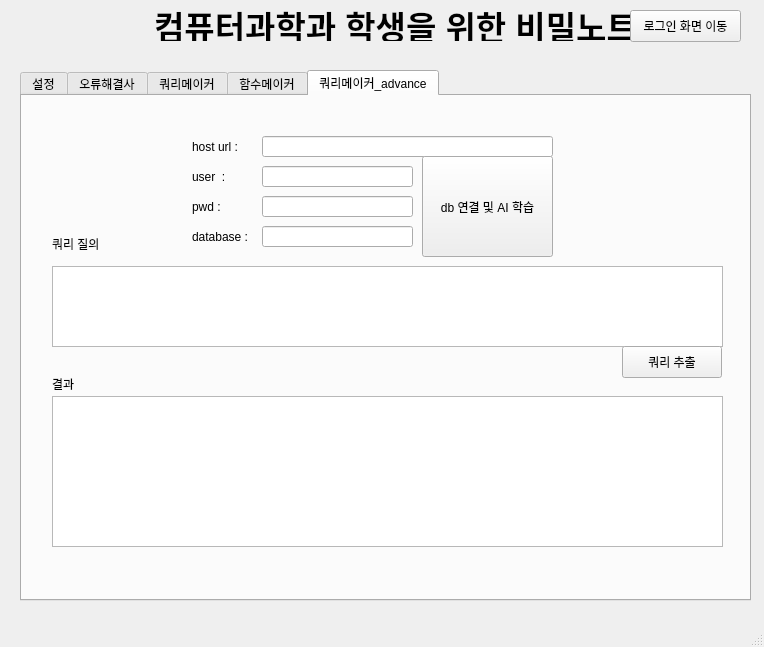
<?xml version="1.0" encoding="UTF-8"?>
<ui version="4.0">
 <class>MainWindow</class>
 <widget class="QMainWindow" name="MainWindow">
  <property name="geometry">
   <rect>
    <x>0</x>
    <y>0</y>
    <width>764</width>
    <height>647</height>
   </rect>
  </property>
  <property name="windowTitle">
   <string>MainWindow</string>
  </property>
  <widget class="QWidget" name="centralwidget">
   <widget class="QLabel" name="label_5">
    <property name="geometry">
     <rect>
      <x>60</x>
      <y>10</y>
      <width>671</width>
      <height>31</height>
     </rect>
    </property>
    <property name="font">
     <font>
      <pointsize>25</pointsize>
      <bold>true</bold>
     </font>
    </property>
    <property name="text">
     <string>컴퓨터과학과 학생을 위한 비밀노트</string>
    </property>
    <property name="alignment">
     <set>Qt::AlignCenter</set>
    </property>
   </widget>
   <widget class="QStackedWidget" name="stackedWidget_main">
    <property name="geometry">
     <rect>
      <x>10</x>
      <y>50</y>
      <width>741</width>
      <height>551</height>
     </rect>
    </property>
    <property name="currentIndex">
     <number>2</number>
    </property>
    <widget class="QWidget" name="page_3">
     <widget class="QLabel" name="label_17">
      <property name="geometry">
       <rect>
        <x>180</x>
        <y>70</y>
        <width>391</width>
        <height>41</height>
       </rect>
      </property>
      <property name="font">
       <font>
        <pointsize>20</pointsize>
       </font>
      </property>
      <property name="text">
       <string>로그인</string>
      </property>
      <property name="alignment">
       <set>Qt::AlignCenter</set>
      </property>
     </widget>
     <widget class="QLabel" name="label_18">
      <property name="geometry">
       <rect>
        <x>290</x>
        <y>130</y>
        <width>58</width>
        <height>21</height>
       </rect>
      </property>
      <property name="text">
       <string>아이디 :</string>
      </property>
     </widget>
     <widget class="QLabel" name="label_19">
      <property name="geometry">
       <rect>
        <x>280</x>
        <y>160</y>
        <width>58</width>
        <height>21</height>
       </rect>
      </property>
      <property name="text">
       <string>비밀번호 :</string>
      </property>
     </widget>
     <widget class="QLineEdit" name="lineEdit_id">
      <property name="geometry">
       <rect>
        <x>352</x>
        <y>130</y>
        <width>131</width>
        <height>21</height>
       </rect>
      </property>
     </widget>
     <widget class="QLineEdit" name="lineEdit_pwd">
      <property name="geometry">
       <rect>
        <x>352</x>
        <y>160</y>
        <width>131</width>
        <height>21</height>
       </rect>
      </property>
      <property name="echoMode">
       <enum>QLineEdit::Password</enum>
      </property>
      <property name="clearButtonEnabled">
       <bool>false</bool>
      </property>
     </widget>
     <widget class="QPushButton" name="pushButton_login">
      <property name="geometry">
       <rect>
        <x>280</x>
        <y>200</y>
        <width>201</width>
        <height>41</height>
       </rect>
      </property>
      <property name="text">
       <string>로그인</string>
      </property>
     </widget>
     <widget class="QPushButton" name="pushButton_signup">
      <property name="geometry">
       <rect>
        <x>280</x>
        <y>240</y>
        <width>201</width>
        <height>41</height>
       </rect>
      </property>
      <property name="text">
       <string>회원가입</string>
      </property>
     </widget>
    </widget>
    <widget class="QWidget" name="page_5">
     <widget class="QLabel" name="label_11">
      <property name="geometry">
       <rect>
        <x>300</x>
        <y>60</y>
        <width>161</width>
        <height>31</height>
       </rect>
      </property>
      <property name="font">
       <font>
        <pointsize>20</pointsize>
       </font>
      </property>
      <property name="text">
       <string>회원가입</string>
      </property>
      <property name="alignment">
       <set>Qt::AlignCenter</set>
      </property>
     </widget>
     <widget class="QLabel" name="label_20">
      <property name="geometry">
       <rect>
        <x>250</x>
        <y>110</y>
        <width>58</width>
        <height>16</height>
       </rect>
      </property>
      <property name="text">
       <string>아이디 : </string>
      </property>
     </widget>
     <widget class="QLabel" name="label_21">
      <property name="geometry">
       <rect>
        <x>250</x>
        <y>140</y>
        <width>58</width>
        <height>16</height>
       </rect>
      </property>
      <property name="text">
       <string>패스워드 :</string>
      </property>
     </widget>
     <widget class="QLabel" name="label_22">
      <property name="geometry">
       <rect>
        <x>250</x>
        <y>170</y>
        <width>58</width>
        <height>16</height>
       </rect>
      </property>
      <property name="text">
       <string>이메일 :</string>
      </property>
     </widget>
     <widget class="QLineEdit" name="lineEdit_sign_id">
      <property name="geometry">
       <rect>
        <x>320</x>
        <y>110</y>
        <width>113</width>
        <height>21</height>
       </rect>
      </property>
     </widget>
     <widget class="QLineEdit" name="lineEdit_sign_pwd">
      <property name="geometry">
       <rect>
        <x>320</x>
        <y>140</y>
        <width>113</width>
        <height>21</height>
       </rect>
      </property>
     </widget>
     <widget class="QLineEdit" name="lineEdit_sign_email">
      <property name="geometry">
       <rect>
        <x>320</x>
        <y>170</y>
        <width>113</width>
        <height>21</height>
       </rect>
      </property>
     </widget>
     <widget class="QLabel" name="label_23">
      <property name="geometry">
       <rect>
        <x>440</x>
        <y>170</y>
        <width>91</width>
        <height>21</height>
       </rect>
      </property>
      <property name="text">
       <string>@knou.ac.kr</string>
      </property>
     </widget>
     <widget class="QPushButton" name="pushButton_signup_comp">
      <property name="geometry">
       <rect>
        <x>270</x>
        <y>220</y>
        <width>211</width>
        <height>41</height>
       </rect>
      </property>
      <property name="text">
       <string>완료</string>
      </property>
     </widget>
     <widget class="QPushButton" name="pushButton_chk_btn">
      <property name="geometry">
       <rect>
        <x>440</x>
        <y>100</y>
        <width>61</width>
        <height>41</height>
       </rect>
      </property>
      <property name="text">
       <string>중복확인</string>
      </property>
     </widget>
    </widget>
    <widget class="QWidget" name="page_4">
     <widget class="QTabWidget" name="tabWidget">
      <property name="enabled">
       <bool>true</bool>
      </property>
      <property name="geometry">
       <rect>
        <x>10</x>
        <y>20</y>
        <width>731</width>
        <height>531</height>
       </rect>
      </property>
      <property name="currentIndex">
       <number>4</number>
      </property>
      <widget class="QWidget" name="tab_2">
       <attribute name="title">
        <string>설정</string>
       </attribute>
       <widget class="QLineEdit" name="lineEdit_apikey">
        <property name="geometry">
         <rect>
          <x>210</x>
          <y>80</y>
          <width>271</width>
          <height>31</height>
         </rect>
        </property>
       </widget>
       <widget class="QLabel" name="label">
        <property name="geometry">
         <rect>
          <x>100</x>
          <y>80</y>
          <width>101</width>
          <height>31</height>
         </rect>
        </property>
        <property name="text">
         <string>openAI api-key : </string>
        </property>
       </widget>
       <widget class="QLabel" name="label_2">
        <property name="geometry">
         <rect>
          <x>260</x>
          <y>20</y>
          <width>221</width>
          <height>21</height>
         </rect>
        </property>
        <property name="font">
         <font>
          <pointsize>20</pointsize>
          <bold>true</bold>
         </font>
        </property>
        <property name="text">
         <string>Chat GPT 환경설정</string>
        </property>
        <property name="alignment">
         <set>Qt::AlignCenter</set>
        </property>
       </widget>
       <widget class="QPushButton" name="pushButton_save_api">
        <property name="geometry">
         <rect>
          <x>270</x>
          <y>190</y>
          <width>151</width>
          <height>41</height>
         </rect>
        </property>
        <property name="text">
         <string>저장</string>
        </property>
       </widget>
       <widget class="QLabel" name="label_16">
        <property name="geometry">
         <rect>
          <x>100</x>
          <y>140</y>
          <width>101</width>
          <height>31</height>
         </rect>
        </property>
        <property name="text">
         <string>openAI model  : </string>
        </property>
       </widget>
       <widget class="QComboBox" name="comboBox">
        <property name="geometry">
         <rect>
          <x>210</x>
          <y>140</y>
          <width>281</width>
          <height>32</height>
         </rect>
        </property>
        <item>
         <property name="text">
          <string>[chatgpt 3.5] text-davinci-003</string>
         </property>
        </item>
        <item>
         <property name="text">
          <string>[chatgpt 3.5] gpt-3.5-turbo</string>
         </property>
        </item>
       </widget>
       <widget class="QStackedWidget" name="stackedWidget">
        <property name="geometry">
         <rect>
          <x>-10</x>
          <y>-40</y>
          <width>120</width>
          <height>80</height>
         </rect>
        </property>
        <widget class="QWidget" name="page"/>
        <widget class="QWidget" name="page_2"/>
       </widget>
      </widget>
      <widget class="QWidget" name="tab">
       <attribute name="title">
        <string>오류해결사</string>
       </attribute>
       <widget class="QPlainTextEdit" name="plainTextEdit_err">
        <property name="geometry">
         <rect>
          <x>20</x>
          <y>30</y>
          <width>691</width>
          <height>191</height>
         </rect>
        </property>
       </widget>
       <widget class="QLabel" name="label_3">
        <property name="geometry">
         <rect>
          <x>20</x>
          <y>10</y>
          <width>58</width>
          <height>16</height>
         </rect>
        </property>
        <property name="text">
         <string>오류 코드</string>
        </property>
       </widget>
       <widget class="QPushButton" name="pushButton_err_sol">
        <property name="geometry">
         <rect>
          <x>569</x>
          <y>220</y>
          <width>141</width>
          <height>32</height>
         </rect>
        </property>
        <property name="text">
         <string>오류 분석</string>
        </property>
       </widget>
       <widget class="QPlainTextEdit" name="plainTextEdit_err_sol">
        <property name="geometry">
         <rect>
          <x>20</x>
          <y>270</y>
          <width>691</width>
          <height>191</height>
         </rect>
        </property>
       </widget>
       <widget class="QLabel" name="label_4">
        <property name="geometry">
         <rect>
          <x>20</x>
          <y>250</y>
          <width>58</width>
          <height>16</height>
         </rect>
        </property>
        <property name="text">
         <string>해결 방안</string>
        </property>
       </widget>
       <widget class="QRadioButton" name="radioButton_err_java">
        <property name="geometry">
         <rect>
          <x>20</x>
          <y>220</y>
          <width>99</width>
          <height>20</height>
         </rect>
        </property>
        <property name="text">
         <string>자바</string>
        </property>
       </widget>
       <widget class="QRadioButton" name="radioButton_err_py">
        <property name="geometry">
         <rect>
          <x>70</x>
          <y>220</y>
          <width>99</width>
          <height>21</height>
         </rect>
        </property>
        <property name="text">
         <string>파이썬</string>
        </property>
       </widget>
       <widget class="QRadioButton" name="radioButton_err_c">
        <property name="geometry">
         <rect>
          <x>130</x>
          <y>220</y>
          <width>99</width>
          <height>21</height>
         </rect>
        </property>
        <property name="text">
         <string> C</string>
        </property>
       </widget>
       <widget class="QRadioButton" name="radioButton_err_cpl">
        <property name="geometry">
         <rect>
          <x>170</x>
          <y>220</y>
          <width>99</width>
          <height>21</height>
         </rect>
        </property>
        <property name="text">
         <string>C++</string>
        </property>
       </widget>
       <widget class="QRadioButton" name="radioButton_err_js">
        <property name="geometry">
         <rect>
          <x>220</x>
          <y>220</y>
          <width>99</width>
          <height>21</height>
         </rect>
        </property>
        <property name="text">
         <string>javascript</string>
        </property>
       </widget>
      </widget>
      <widget class="QWidget" name="tab_3">
       <attribute name="title">
        <string>쿼리메이커</string>
       </attribute>
       <widget class="QLabel" name="label_6">
        <property name="geometry">
         <rect>
          <x>20</x>
          <y>10</y>
          <width>81</width>
          <height>16</height>
         </rect>
        </property>
        <property name="text">
         <string>쿼리 요청사항</string>
        </property>
       </widget>
       <widget class="QPlainTextEdit" name="plainTextEdit_query">
        <property name="geometry">
         <rect>
          <x>20</x>
          <y>30</y>
          <width>691</width>
          <height>191</height>
         </rect>
        </property>
       </widget>
       <widget class="QPlainTextEdit" name="plainTextEdit_query_2">
        <property name="geometry">
         <rect>
          <x>20</x>
          <y>270</y>
          <width>691</width>
          <height>191</height>
         </rect>
        </property>
       </widget>
       <widget class="QLabel" name="label_7">
        <property name="geometry">
         <rect>
          <x>20</x>
          <y>250</y>
          <width>81</width>
          <height>16</height>
         </rect>
        </property>
        <property name="text">
         <string>쿼리</string>
        </property>
       </widget>
       <widget class="QPushButton" name="pushButton_query">
        <property name="geometry">
         <rect>
          <x>570</x>
          <y>220</y>
          <width>141</width>
          <height>32</height>
         </rect>
        </property>
        <property name="text">
         <string>쿼리 생성</string>
        </property>
       </widget>
       <widget class="QRadioButton" name="radioButton_qy_ora">
        <property name="geometry">
         <rect>
          <x>20</x>
          <y>220</y>
          <width>99</width>
          <height>20</height>
         </rect>
        </property>
        <property name="text">
         <string>oracle</string>
        </property>
       </widget>
       <widget class="QRadioButton" name="radioButton_qy_my">
        <property name="geometry">
         <rect>
          <x>90</x>
          <y>220</y>
          <width>99</width>
          <height>20</height>
         </rect>
        </property>
        <property name="text">
         <string>mysql</string>
        </property>
       </widget>
       <widget class="QRadioButton" name="radioButton_qy_mon">
        <property name="geometry">
         <rect>
          <x>160</x>
          <y>220</y>
          <width>99</width>
          <height>20</height>
         </rect>
        </property>
        <property name="text">
         <string>mongo</string>
        </property>
       </widget>
       <widget class="QRadioButton" name="radioButton_qy_ms">
        <property name="geometry">
         <rect>
          <x>230</x>
          <y>220</y>
          <width>99</width>
          <height>20</height>
         </rect>
        </property>
        <property name="text">
         <string>mssql</string>
        </property>
       </widget>
      </widget>
      <widget class="QWidget" name="tab_4">
       <attribute name="title">
        <string>함수메이커</string>
       </attribute>
       <widget class="QPlainTextEdit" name="plainTextEdit_func_request">
        <property name="geometry">
         <rect>
          <x>300</x>
          <y>40</y>
          <width>411</width>
          <height>181</height>
         </rect>
        </property>
       </widget>
       <widget class="QLabel" name="label_8">
        <property name="geometry">
         <rect>
          <x>300</x>
          <y>20</y>
          <width>81</width>
          <height>16</height>
         </rect>
        </property>
        <property name="text">
         <string>함수 요청사항</string>
        </property>
       </widget>
       <widget class="QLabel" name="label_9">
        <property name="geometry">
         <rect>
          <x>20</x>
          <y>270</y>
          <width>81</width>
          <height>16</height>
         </rect>
        </property>
        <property name="text">
         <string>함수</string>
        </property>
       </widget>
       <widget class="QPlainTextEdit" name="plainTextEdit_func_sol">
        <property name="geometry">
         <rect>
          <x>20</x>
          <y>290</y>
          <width>691</width>
          <height>191</height>
         </rect>
        </property>
       </widget>
       <widget class="QPushButton" name="pushButton_func_make">
        <property name="geometry">
         <rect>
          <x>560</x>
          <y>220</y>
          <width>141</width>
          <height>32</height>
         </rect>
        </property>
        <property name="text">
         <string>함수 만들기</string>
        </property>
       </widget>
       <widget class="QRadioButton" name="radioButton_func_java">
        <property name="geometry">
         <rect>
          <x>20</x>
          <y>220</y>
          <width>61</width>
          <height>20</height>
         </rect>
        </property>
        <property name="text">
         <string>자바</string>
        </property>
       </widget>
       <widget class="QRadioButton" name="radioButton_func_py">
        <property name="geometry">
         <rect>
          <x>70</x>
          <y>220</y>
          <width>99</width>
          <height>20</height>
         </rect>
        </property>
        <property name="text">
         <string>파이썬</string>
        </property>
       </widget>
       <widget class="QRadioButton" name="radioButton_func_c">
        <property name="geometry">
         <rect>
          <x>130</x>
          <y>220</y>
          <width>99</width>
          <height>20</height>
         </rect>
        </property>
        <property name="text">
         <string>C</string>
        </property>
       </widget>
       <widget class="QRadioButton" name="radioButton_func_cpl">
        <property name="geometry">
         <rect>
          <x>170</x>
          <y>220</y>
          <width>99</width>
          <height>20</height>
         </rect>
        </property>
        <property name="text">
         <string>C++</string>
        </property>
       </widget>
       <widget class="QRadioButton" name="radioButton_func_js">
        <property name="geometry">
         <rect>
          <x>220</x>
          <y>220</y>
          <width>99</width>
          <height>20</height>
         </rect>
        </property>
        <property name="text">
         <string>javascript</string>
        </property>
       </widget>
       <widget class="QLineEdit" name="lineEdit_func_para1">
        <property name="geometry">
         <rect>
          <x>60</x>
          <y>40</y>
          <width>91</width>
          <height>21</height>
         </rect>
        </property>
       </widget>
       <widget class="QLabel" name="label_10">
        <property name="geometry">
         <rect>
          <x>30</x>
          <y>20</y>
          <width>81</width>
          <height>16</height>
         </rect>
        </property>
        <property name="text">
         <string>함수 파라미터</string>
        </property>
       </widget>
       <widget class="QLineEdit" name="lineEdit_func_para2">
        <property name="geometry">
         <rect>
          <x>200</x>
          <y>40</y>
          <width>91</width>
          <height>21</height>
         </rect>
        </property>
       </widget>
       <widget class="QLineEdit" name="lineEdit_func_para3">
        <property name="geometry">
         <rect>
          <x>60</x>
          <y>70</y>
          <width>91</width>
          <height>21</height>
         </rect>
        </property>
       </widget>
       <widget class="QLineEdit" name="lineEdit_func_para4">
        <property name="geometry">
         <rect>
          <x>200</x>
          <y>70</y>
          <width>91</width>
          <height>21</height>
         </rect>
        </property>
       </widget>
       <widget class="QLabel" name="label_12">
        <property name="geometry">
         <rect>
          <x>30</x>
          <y>40</y>
          <width>31</width>
          <height>16</height>
         </rect>
        </property>
        <property name="text">
         <string>1)</string>
        </property>
       </widget>
       <widget class="QLabel" name="label_13">
        <property name="geometry">
         <rect>
          <x>180</x>
          <y>40</y>
          <width>31</width>
          <height>16</height>
         </rect>
        </property>
        <property name="text">
         <string>2)</string>
        </property>
       </widget>
       <widget class="QLabel" name="label_14">
        <property name="geometry">
         <rect>
          <x>30</x>
          <y>70</y>
          <width>31</width>
          <height>16</height>
         </rect>
        </property>
        <property name="text">
         <string>3)</string>
        </property>
       </widget>
       <widget class="QLabel" name="label_15">
        <property name="geometry">
         <rect>
          <x>180</x>
          <y>70</y>
          <width>21</width>
          <height>16</height>
         </rect>
        </property>
        <property name="text">
         <string>4)</string>
        </property>
       </widget>
      </widget>
      <widget class="QWidget" name="tab_5">
       <attribute name="title">
        <string>쿼리메이커_advance</string>
       </attribute>
       <widget class="QLabel" name="label_24">
        <property name="geometry">
         <rect>
          <x>170</x>
          <y>40</y>
          <width>71</width>
          <height>21</height>
         </rect>
        </property>
        <property name="text">
         <string>host url : </string>
        </property>
       </widget>
       <widget class="QLineEdit" name="lineEdit_queryadv_hosturl">
        <property name="geometry">
         <rect>
          <x>240</x>
          <y>40</y>
          <width>291</width>
          <height>21</height>
         </rect>
        </property>
       </widget>
       <widget class="QLabel" name="label_25">
        <property name="geometry">
         <rect>
          <x>170</x>
          <y>70</y>
          <width>71</width>
          <height>21</height>
         </rect>
        </property>
        <property name="text">
         <string>user  :</string>
        </property>
       </widget>
       <widget class="QLineEdit" name="lineEdit_queryadv_user">
        <property name="geometry">
         <rect>
          <x>240</x>
          <y>70</y>
          <width>151</width>
          <height>21</height>
         </rect>
        </property>
       </widget>
       <widget class="QLabel" name="label_26">
        <property name="geometry">
         <rect>
          <x>170</x>
          <y>100</y>
          <width>71</width>
          <height>21</height>
         </rect>
        </property>
        <property name="text">
         <string>pwd :</string>
        </property>
       </widget>
       <widget class="QLineEdit" name="lineEdit_queryadv_pwd">
        <property name="geometry">
         <rect>
          <x>240</x>
          <y>100</y>
          <width>151</width>
          <height>21</height>
         </rect>
        </property>
       </widget>
       <widget class="QLabel" name="label_27">
        <property name="geometry">
         <rect>
          <x>170</x>
          <y>130</y>
          <width>71</width>
          <height>21</height>
         </rect>
        </property>
        <property name="text">
         <string>database :</string>
        </property>
       </widget>
       <widget class="QLineEdit" name="lineEdit_queryadv_database">
        <property name="geometry">
         <rect>
          <x>240</x>
          <y>130</y>
          <width>151</width>
          <height>21</height>
         </rect>
        </property>
       </widget>
       <widget class="QPushButton" name="pushButton_queryadv_step1">
        <property name="geometry">
         <rect>
          <x>400</x>
          <y>60</y>
          <width>131</width>
          <height>101</height>
         </rect>
        </property>
        <property name="text">
         <string>db 연결 및 AI 학습</string>
        </property>
       </widget>
       <widget class="QPlainTextEdit" name="plainTextEdit_queryadv_question">
        <property name="geometry">
         <rect>
          <x>30</x>
          <y>170</y>
          <width>671</width>
          <height>81</height>
         </rect>
        </property>
       </widget>
       <widget class="QTableWidget" name="tableWidget_queryadv_result">
        <property name="geometry">
         <rect>
          <x>30</x>
          <y>300</y>
          <width>671</width>
          <height>151</height>
         </rect>
        </property>
       </widget>
       <widget class="QPushButton" name="pushButton_queryadv_step2">
        <property name="geometry">
         <rect>
          <x>600</x>
          <y>250</y>
          <width>100</width>
          <height>32</height>
         </rect>
        </property>
        <property name="text">
         <string>쿼리 추출</string>
        </property>
       </widget>
       <widget class="QLabel" name="label_28">
        <property name="geometry">
         <rect>
          <x>30</x>
          <y>140</y>
          <width>58</width>
          <height>16</height>
         </rect>
        </property>
        <property name="text">
         <string>쿼리 질의</string>
        </property>
       </widget>
       <widget class="QLabel" name="label_29">
        <property name="geometry">
         <rect>
          <x>30</x>
          <y>280</y>
          <width>58</width>
          <height>16</height>
         </rect>
        </property>
        <property name="text">
         <string>결과</string>
        </property>
       </widget>
      </widget>
     </widget>
    </widget>
   </widget>
   <widget class="QPushButton" name="pushButton_go_login">
    <property name="geometry">
     <rect>
      <x>630</x>
      <y>10</y>
      <width>111</width>
      <height>32</height>
     </rect>
    </property>
    <property name="text">
     <string>로그인 화면 이동</string>
    </property>
   </widget>
   <zorder>stackedWidget_main</zorder>
   <zorder>label_5</zorder>
   <zorder>pushButton_go_login</zorder>
  </widget>
  <widget class="QStatusBar" name="statusbar"/>
 </widget>
 <resources/>
 <connections/>
</ui>
